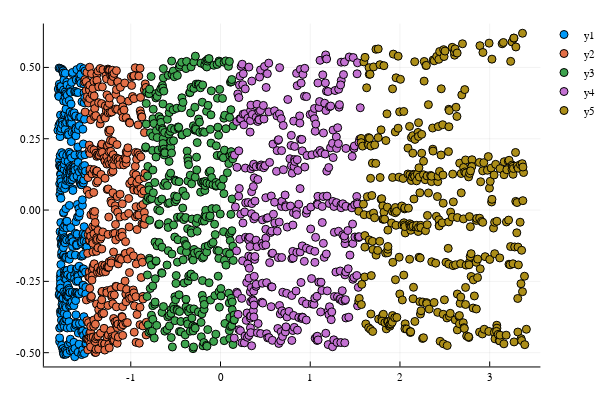

Notebook cell for this chart:
### Code cell
scatter(X[1:400,1], X[1:400,2])
scatter!(X[401:800,1], X[401:800,2])
scatter!(X[801:1200,1], X[801:1200,2])
scatter!(X[1201:1600,1], X[1201:1600,2])
scatter!(X[1601:end,1], X[1601:end,2])

### Figure 1 — Plotly figure (JSON) as saved in the notebook; plotly's stock layout.template omitted (floating-point values rounded to 4 significant figures; data arrays with more than 128 entries replaced by an {"elided": "..."} marker saying what was removed)
{"data": [{"colorbar": {"title": ""}, "hoverinfo": "text", "legendgroup": "y1", "marker": {"color": "rgba(0, 154, 250, 1.000)", "line": {"color": "rgba(0, 0, 0, 1.000)", "width": 1}, "size": 8, "symbol": "circle"}, "mode": "markers", "name": "y1", "showlegend": true, "text": {"elided": "400 null values"}, "type": "scatter", "x": {"elided": "400 float values"}, "xaxis": "x1", "y": {"elided": "400 float values"}, "yaxis": "y1"}, {"colorbar": {"title": ""}, "hoverinfo": "text", "legendgroup": "y2", "marker": {"color": "rgba(227, 111, 71, 1.000)", "line": {"color": "rgba(0, 0, 0, 1.000)", "width": 1}, "size": 8, "symbol": "circle"}, "mode": "markers", "name": "y2", "showlegend": true, "text": {"elided": "400 null values"}, "type": "scatter", "x": {"elided": "400 float values"}, "xaxis": "x1", "y": {"elided": "400 float values"}, "yaxis": "y1"}, {"colorbar": {"title": ""}, "hoverinfo": "text", "legendgroup": "y3", "marker": {"color": "rgba(62, 164, 78, 1.000)", "line": {"color": "rgba(0, 0, 0, 1.000)", "width": 1}, "size": 8, "symbol": "circle"}, "mode": "markers", "name": "y3", "showlegend": true, "text": {"elided": "400 null values"}, "type": "scatter", "x": {"elided": "400 float values"}, "xaxis": "x1", "y": {"elided": "400 float values"}, "yaxis": "y1"}, {"colorbar": {"title": ""}, "hoverinfo": "text", "legendgroup": "y4", "marker": {"color": "rgba(195, 113, 210, 1.000)", "line": {"color": "rgba(0, 0, 0, 1.000)", "width": 1}, "size": 8, "symbol": "circle"}, "mode": "markers", "name": "y4", "showlegend": true, "text": {"elided": "400 null values"}, "type": "scatter", "x": {"elided": "400 float values"}, "xaxis": "x1", "y": {"elided": "400 float values"}, "yaxis": "y1"}, {"colorbar": {"title": ""}, "hoverinfo": "text", "legendgroup": "y5", "marker": {"color": "rgba(172, 142, 24, 1.000)", "line": {"color": "rgba(0, 0, 0, 1.000)", "width": 1}, "size": 8, "symbol": "circle"}, "mode": "markers", "name": "y5", "showlegend": true, "text": {"elided": "400 null values"}, "type": "scatter", "x": {"elided": "400 float values"}, "xaxis": "x1", "y": {"elided": "400 float values"}, "yaxis": "y1"}], "layout": {"annotations": [], "height": 400, "legend": {"bgcolor": "rgba(255, 255, 255, 1.000)", "bordercolor": "rgba(0, 0, 0, 1.000)", "font": {"color": "rgba(0, 0, 0, 1.000)", "family": "sans-serif", "size": 11}, "tracegroupgap": 0, "x": 1, "y": 1}, "margin": {"b": 20, "l": 0, "r": 0, "t": 20}, "paper_bgcolor": "rgba(255, 255, 255, 1.000)", "plot_bgcolor": "rgba(255, 255, 255, 1.000)", "showlegend": true, "width": 600, "xaxis": {"anchor": "y1", "domain": [0.08064, 0.9934], "gridcolor": "rgba(0, 0, 0, 0.100)", "gridwidth": 0.5, "linecolor": "rgba(0, 0, 0, 1.000)", "mirror": false, "range": [-1.969, 3.565], "showgrid": true, "showline": true, "showticklabels": true, "tickangle": 0, "tickcolor": "rgb(0, 0, 0)", "tickfont": {"color": "rgba(0, 0, 0, 1.000)", "family": "sans-serif", "size": 11}, "tickmode": "array", "ticks": "inside", "ticktext": ["-1", "0", "1", "2", "3"], "tickvals": [-1, 0, 1, 2, 3], "title": "", "titlefont": {"color": "rgba(0, 0, 0, 1.000)", "family": "sans-serif", "size": 15}, "type": "-", "visible": true, "zeroline": false, "zerolinecolor": "rgba(0, 0, 0, 1.000)"}, "yaxis": {"anchor": "x1", "domain": [0.03762, 0.9902], "gridcolor": "rgba(0, 0, 0, 0.100)", "gridwidth": 0.5, "linecolor": "rgba(0, 0, 0, 1.000)", "mirror": false, "range": [-0.5483, 0.6539], "showgrid": true, "showline": true, "showticklabels": true, "tickangle": 0, "tickcolor": "rgb(0, 0, 0)", "tickfont": {"color": "rgba(0, 0, 0, 1.000)", "family": "sans-serif", "size": 11}, "tickmode": "array", "ticks": "inside", "ticktext": ["-0.50", "-0.25", "0.00", "0.25", "0.50"], "tickvals": [-0.5, -0.25, 0, 0.25, 0.5], "title": "", "titlefont": {"color": "rgba(0, 0, 0, 1.000)", "family": "sans-serif", "size": 15}, "type": "-", "visible": true, "zeroline": false, "zerolinecolor": "rgba(0, 0, 0, 1.000)"}}}
